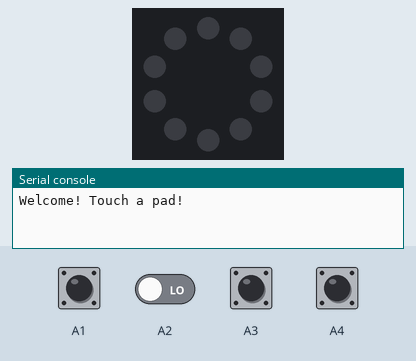
Recording of a program running on a simulated Circuit Playground running CircuitPython. Shown: the board's ring of 10 RGB LEDs (number 0 left of the top, counting anticlockwise), the last lines printed to the serial console. The test bench sets the inputs (shaded band); at power-on: A1–4 LOW. Dim RGB values are drawn brighter than linear; MIDI messages are not drawn; touch pads read as touched when driven HIGH.

Above: at 1.2 s.
1.3 s: A1 pulled HIGH for 0.15 s
At 1.37 s:
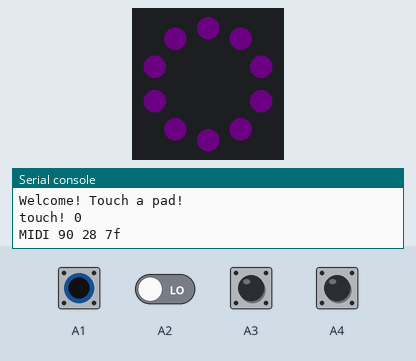
2.9 s: A3 pulled HIGH for 0.15 s
4.5 s: A4 pulled HIGH for 0.15 s
Timing chart, 0 to 7.5 s (numbered marks = the images above; inputs shaded):
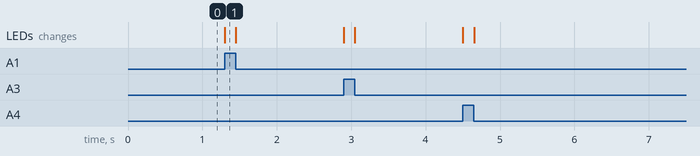

Measured:
- after the input at 1.3 s, the LEDs: change at once (image 1)

The program:

cpx_midi_controller.py
```python
# quick-n-dirty MIDI controller with Circuit Playground Express
# 30 Apr 2024 - @todbot / Tod Kurt
# Works on Circuit Playground Express in CircuitPython 9,
#  but will also work on also any board with touchio, like Trinket M0 or QTPy M0
# Uses the minimal number of libraries to save RAM on the tiny M0 in the CPX
#  (e.g. cannot load `adafruit_circuitpython`, `adafruit_midi`, and `adafruit_debouncer` on CPX)

import board
import touchio
import usb_midi
import neopixel

# which MIDI notes to send
midi_notenums = (40, 41, 42, 43)

# which pins for each of the above notes
touch_pins = (board.A1, board.A2, board.A3, board.A4)

# which MIDI channel to transmit on
midi_out_channel = 1

# set up the status byte constants for sending MIDI later
note_on_status = (0x90 | (midi_out_channel-1))
note_off_status = (0x80 | (midi_out_channel-1))

# get a MIDI out port
midi_out = usb_midi.ports[1]
# make ready the neopixels so we can blink when a pad is touched
leds = neopixel.NeoPixel(board.NEOPIXEL, 10, brightness=0.1)

# set up the touch pins
touchins = []
for i, pin in enumerate(touch_pins):
    touchins.append( touchio.TouchIn(pin) )
last_touch = [False] * len(touchins)

print("Welcome! Touch a pad!")
while True:
    for i, touchin in enumerate(touchins):
        touch = touchin.value          # get current touch value
        if touch != last_touch[i]:     # was there a change in touch?
            last_touch[i] = touch      # save for next time
            notenum = midi_notenums[i] # get MIDI note for this pad
            if touch                 : # pressed!
                print("touch!", i)
                midi_out.write(bytearray([note_on_status, notenum, 127]))
                leds.fill(0x330044)
            else:
                print("release!",i)
                midi_out.write(bytearray([note_off_status, notenum, 0]))
                leds.fill(0)
```
